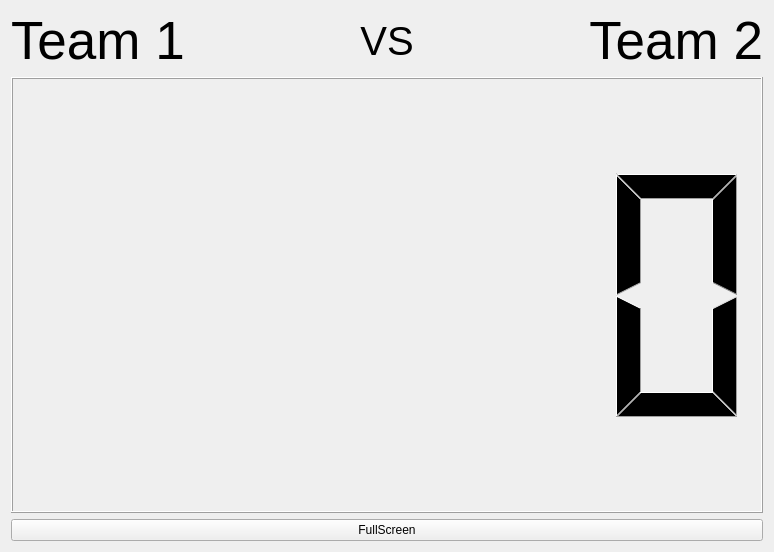
<?xml version="1.0" encoding="UTF-8"?>
<ui version="4.0">
 <class>Form</class>
 <widget class="QWidget" name="Form">
  <property name="geometry">
   <rect>
    <x>0</x>
    <y>0</y>
    <width>774</width>
    <height>552</height>
   </rect>
  </property>
  <property name="windowTitle">
   <string>Form</string>
  </property>
  <layout class="QGridLayout" name="gridLayout" rowstretch="0,0,1,0">
   <item row="2" column="0">
    <widget class="QLCDNumber" name="lcdNumber"/>
   </item>
   <item row="1" column="0">
    <layout class="QHBoxLayout" name="horizontalLayout">
     <item>
      <widget class="QLabel" name="team1Label">
       <property name="font">
        <font>
         <pointsize>40</pointsize>
        </font>
       </property>
       <property name="text">
        <string>Team 1</string>
       </property>
      </widget>
     </item>
     <item>
      <widget class="QLabel" name="vsLabel">
       <property name="font">
        <font>
         <pointsize>30</pointsize>
        </font>
       </property>
       <property name="text">
        <string>VS</string>
       </property>
       <property name="alignment">
        <set>Qt::AlignCenter</set>
       </property>
      </widget>
     </item>
     <item>
      <widget class="QLabel" name="team2Label">
       <property name="font">
        <font>
         <pointsize>40</pointsize>
        </font>
       </property>
       <property name="text">
        <string>Team 2</string>
       </property>
       <property name="alignment">
        <set>Qt::AlignRight|Qt::AlignTrailing|Qt::AlignVCenter</set>
       </property>
      </widget>
     </item>
    </layout>
   </item>
   <item row="3" column="0">
    <widget class="QPushButton" name="fullScreenPushButton">
     <property name="text">
      <string>FullScreen</string>
     </property>
    </widget>
   </item>
  </layout>
 </widget>
 <resources/>
 <connections/>
</ui>
